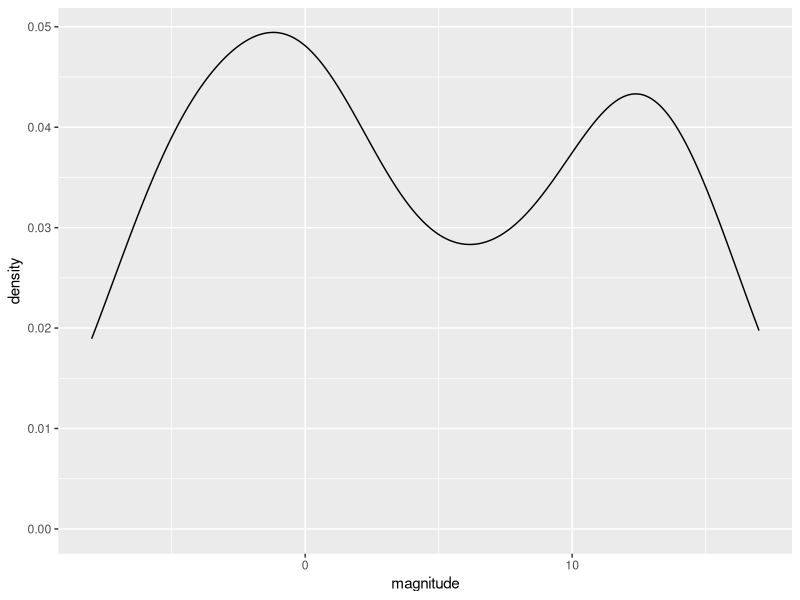
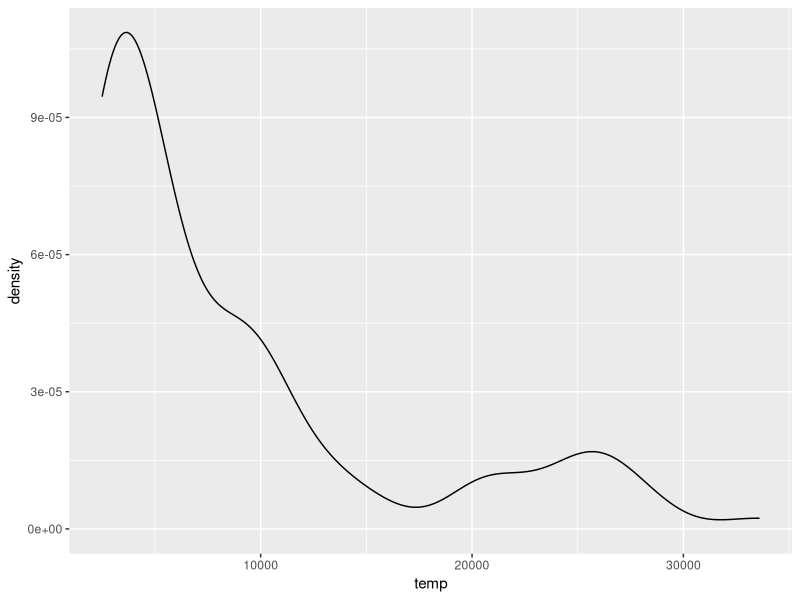
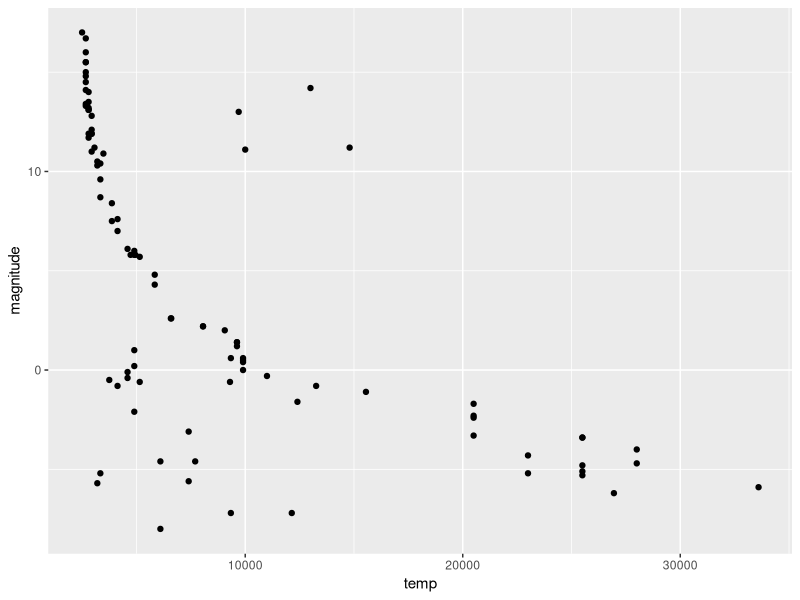
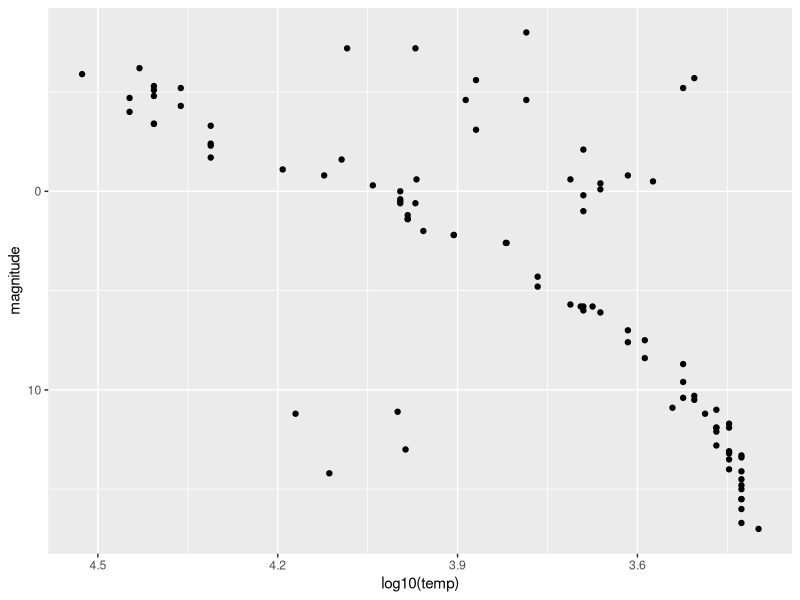
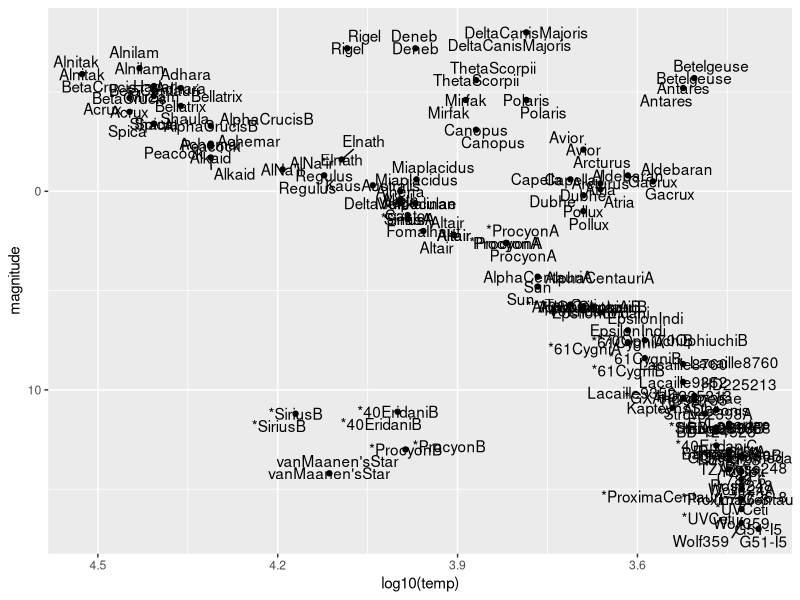
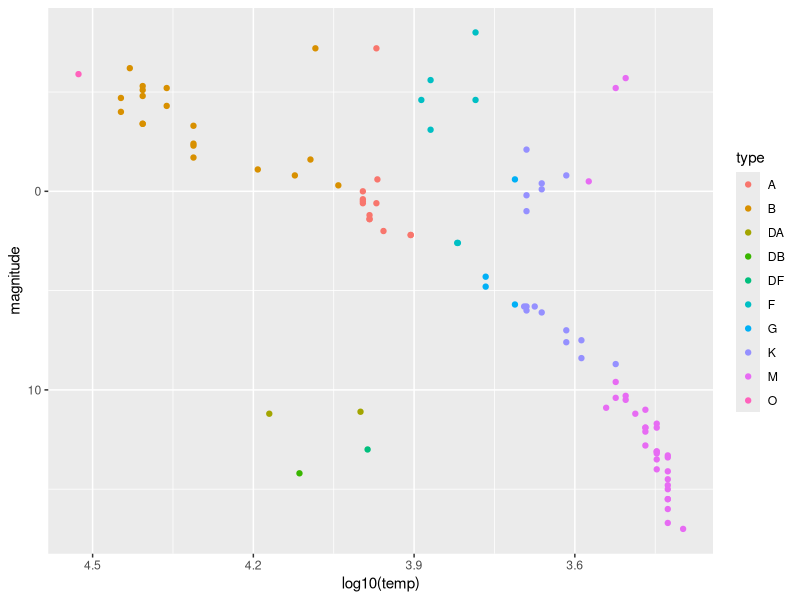

The R script that drew these images, in order:
## ---- chunk 1
#update.packages()
library(tidyverse)
library(dslabs)
data(stars)
options(digits = 3)   # report 3 significant digits
## ---- chunk 2
# What is the mean magnitude?
mean(stars$magnitude)

# What is the standard deviation of magnitude?
sd(stars$magnitude)
## ---- chunk 3
stars %>%
  ggplot(aes(magnitude)) +
  geom_density()

# How many peaks are there in the data?
# A: 2
## ---- chunk 4
stars %>%
  ggplot(aes(temp)) +
  geom_density()

# How many peaks are there in the data?
# A: 2
## ---- chunk 5
stars %>%
  ggplot(aes(x=temp, y=magnitude)) +
  geom_point()
## ---- chunk 6
stars %>%
  ggplot(aes(x=log10(temp), y=magnitude)) +
  scale_y_reverse() +
  scale_x_reverse() +
  geom_point()
## ---- chunk 7
library(ggrepel)
stars %>%
  ggplot(aes(x=log10(temp), y=magnitude, label=star)) +
  scale_y_reverse() +
  scale_x_reverse() +
  geom_point() +
  geom_text(aes(label=star)) +
  geom_text_repel()

# The least lumninous star in the sample with a surface temperature over 5000K is _________.
# A: van Maanens Star

# The two stars with lowest temperature and highest luminosity are known as supergiants. The two supergiants in this dataset are ____________.
# A: Betelgeuse and Antares

# The Sun is a ______________.
# A: main sequence star
stars %>% 
  filter(star=='Sun') %>%
  select_all()
## ---- chunk 8
stars %>%
  ggplot(aes(x=log10(temp), y=magnitude, color=type)) +
  scale_y_reverse() +
  scale_x_reverse() +
  geom_point()

# Which star type has the lowest temperature?
